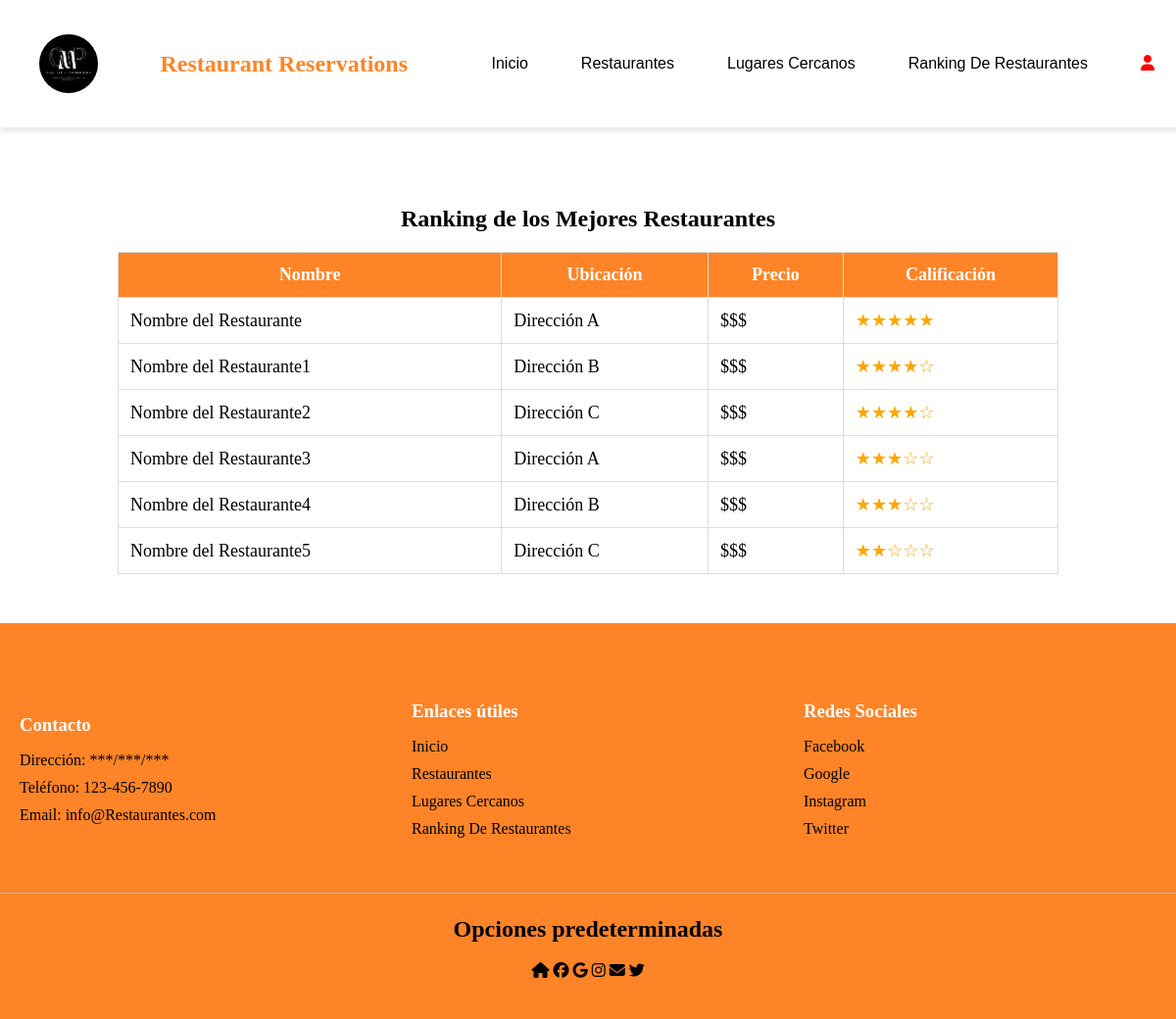
/Inicio/pagina3.php (signed in), run on the app's committed database.
### tables this page shows
CREATE TABLE `detalles_restaurante` (
  `id` int(11) NOT NULL,
  `restaurantes_id` int(11) DEFAULT NULL,
  `direccion` varchar(255) DEFAULT NULL,
  `precio` varchar(50) DEFAULT NULL,
  `calificacion` decimal(2,1) DEFAULT NULL,
  `url` varchar(255) DEFAULT NULL,
  `descripcion` text DEFAULT NULL
);

CREATE TABLE `restaurantes` (
  `id` int(11) NOT NULL,
  `nombre` varchar(255) NOT NULL,
  `imagen_url` varchar(255) NOT NULL,
  `facebook_url` varchar(255) DEFAULT NULL,
  `twitter_url` varchar(255) DEFAULT NULL,
  `instagram_url` varchar(255) DEFAULT NULL,
  `lat` float DEFAULT NULL,
  `lon` float DEFAULT NULL
);

### Inicio/pagina3.php (the view, shortened to what this page needs)
<?php
$servername = "162.240.236.205";
$username = "saludclasespiti_saludclasespiti";
$password = "bmXg8+g9hu)2";
$dbname = "saludclasespiti_restaurante";
$conexion = new mysqli($servername, $username, $password, $dbname);
$sql_ranking = "SELECT r.nombre, d.direccion, d.precio, d.calificacion, d.url
                FROM detalles_restaurante d
                JOIN restaurantes r ON d.restaurantes_id = r.id";
$result_ranking = $conexion->query($sql_ranking);
?>
<!DOCTYPE html>
<html lang="en">
<head>
    <link rel="stylesheet" href="estilos.css">
</head>
<body>
    <header>
        <div class="header-content">
            <img src="images/G.png" alt="Icono" class="header-icon">
            <h1>Restaurant Reservations</h1>
            <div class="segundo-header">
                <form method="post" action="pagina.php">
                    <button type="submit" name="cerrar_sesion">Inicio</button>
                </form>
                <form method="post" action="pagina1.php">
                    <button type="submit" name="cerrar_sesion">Restaurantes</button>
                </form>
                <form method="post" action="pagina2.php">
                    <button type="submit" name="cerrar_sesion">Lugares Cercanos</button>
                </form>
                <form method="post" action="pagina3.php">
                    <button type="submit" name="cerrar_sesion">Ranking De Restaurantes</button>
                </form>
                <button id="btnusuarios" onclick="mostrarInformacionusuarios()">
                    <i class="fas fa-user"></i>
                </button>
            </div>
        </div>
    </header>
    <div class="ranking-restaurantes">
        <h2>Ranking de los Mejores Restaurantes</h2>
        <table>
            <thead>
                <tr>
                    <th>Nombre</th>
                    <th>Ubicación</th>
                    <th>Precio</th>
                    <th>Calificación</th>
                </tr>
            </thead>
            <tbody>
            <?php
            if ($result_ranking->num_rows > 0) {
                while($row = $result_ranking->fetch_assoc()) {
                    echo "<tr onclick=\"window.open('" . $row['url'] . "', '_blank')\">";
                    echo "<td>" . $row["nombre"] . "</td>";
                    echo "<td>" . $row["direccion"] . "</td>";
                    echo "<td>" . $row["precio"] . "</td>";
                    echo "<td><span class='estrellas'>";
                    echo str_repeat('&#9733;', floor($row["calificacion"]));
                    echo str_repeat('&#9734;', 5 - floor($row["calificacion"]));
                    echo "</span></td>";
                    echo "</tr>";
                }
            } else {
                echo "<tr><td colspan='4'>No hay resultados.</td></tr>";
            }
            ?>
            </tbody>
        </table>
    </div>
    <footer>
        <div class="footer-container">
            <div class="footer-section">
                <h3>Contacto</h3>
                <ul>
                    <li>Dirección: ***/***/***</li>
                    <li>Teléfono: 123-456-7890</li>
                    <li>Email: info@Restaurantes.com</li>
                </ul>
            </div>
            <div class="footer-section">
                <h3>Enlaces útiles</h3>
                <ul>
                    <li><a href="pagina.php">Inicio</a></li>
                    <li><a href="pagina1.php">Restaurantes</a></li>
                    <li><a href="pagina2.php">Lugares Cercanos</a></li>
                    <li><a href="pagina3.php">Ranking De Restaurantes</a></li>
                </ul>
            </div>
            <div class="footer-section">
                <h3>Redes Sociales</h3>
                <ul>
                    <li><a href="https://www.facebook.com/">Facebook</a></li>
                    <li><a href="https://www.google.com/">Google</a></li>
                    <li><a href="https://www.instagram.com/">Instagram</a></li>
                    <li><a href="https://twitter.com/">Twitter</a></li>
                </ul>
            </div>
        </div>
        <div class="footer-line"></div>
            <div class="opciones">
            <h2>Opciones predeterminadas</h2>
                <a href="pagina.php" class="icono-btn"><i class="fas fa-home"></i></a>
                <a href="https://www.facebook.com/" class="icono-btn"><i class="fa-brands fa-facebook"></i></a>
                <a href="https://www.google.com/" class="icono-btn"><i class="fa-brands fa-google"></i></a>
                <a href="https://www.instagram.com/" class="icono-btn"><i class="fa-brands fa-instagram"></i></a>
                <a href="mailto:correo@example.com" class="icono-btn"><i class="fas fa-envelope"></i></a>
                <a href="https://twitter.com/" class="icono-btn"><i class="fa-brands fa-twitter"></i></a>
        </div>
    </footer>
</body>
</html>

### Inicio/estilos.css (style rules this page uses)
body::before { box-sizing: border-box; font-family: Arial, Helvetica, sans-serif; flex-direction: column; align-items: center; min-height: 100vh; margin: 0; overflow: auto; content: ""; position: fixed; top: 0; left: 0; width: 100%; background-size: cover; z-index: 1; pointer-events: none; }
body { margin: 0; padding-top: 160px; }
header { position: fixed; top: 0; width: 100%; background-color: #ffffff; box-shadow: 0 4px 6px rgba(0, 0, 0, 0.1); z-index: 1000; padding: 25px 20px; }
.header-content { display: flex; align-items: center; justify-content: space-between; padding: 10px 20px; }
.header-icon { width: 60px; height: 60px; border-radius: 60%; }
header h1 { margin: 0; color: #FF8427; font-size: 24px; }
.segundo-header { display: flex; gap: 10px; }
.segundo-header form { margin: 0; }
.segundo-header button { background-color: white; color: black; border: 2px solid transparent; border-radius: 8px; padding: 10px 20px; font-size: 16px; cursor: pointer; transition: all 0.3s ease; }
#btnusuarios { background-color: white; color: red; border: 2px solid transparent; border-radius: 8px; padding: 10px 20px; font-size: 16px; cursor: pointer; transition: all 0.3s ease; }
.ranking-restaurantes { text-align: center; margin: 50px auto; }
.ranking-restaurantes h2 { color: black; font-size: 24px; margin-bottom: 20px; }
.ranking-restaurantes table { width: 80%; margin: 0 auto; border-collapse: collapse; font-size: 18px; }
.ranking-restaurantes th, .ranking-restaurantes td { border: 1px solid #ddd; padding: 12px; text-align: left; }
.ranking-restaurantes th { background-color: #FF8427; color: white; font-weight: bold; text-align: center; }
.ranking-restaurantes td { color: black; }
.ranking-restaurantes .estrellas { color: orange; }
.ranking-restaurantes table tr { cursor: pointer; }
form { text-align: center; margin: auto; }
form { display: flex; justify-content: right; margin-bottom: 20px; margin-right: 30px; }
form button { padding: 10px 20px; font-size: 16px; background-color: #FF8427; color: white; border: none; border-radius: 0 4px 4px 0; cursor: pointer; transition: background-color 0.3s; }
footer { background-color: #FF8427; color: black; text-align: center; padding: 40px 0; position: relative; bottom: 0; left: 0; width: 100%; }
.footer-container { display: flex; justify-content: space-around; align-items: center; flex-wrap: wrap; }
.footer-section { flex: 1; margin: 20px; text-align: left; }
.footer-section h3 { color: #fff; margin-bottom: 15px; }
.footer-section ul { list-style: none; padding: 0; }
.footer-section ul li { margin-bottom: 10px; }
.footer-section a { color: black; text-decoration: none; transition: color 0.3s; }
.footer-line { width: 100%; border-top: 1px solid #bbb; margin: 20px 0; padding-top: 3px; }
.icono-btn i { color: black; }

### data on the page
detalles_restaurante: restaurantes.nombre "Nombre del Restaurante", direccion "Dirección A", precio "$$$", calificacion "★★★★★"
detalles_restaurante: restaurantes.nombre "Nombre del Restaurante1", direccion "Dirección B", precio "$$$", calificacion "★★★★", calificacion "☆"
detalles_restaurante: restaurantes.nombre "Nombre del Restaurante2", direccion "Dirección C", precio "$$$", calificacion "★★★★", calificacion "☆"
detalles_restaurante: restaurantes.nombre "Nombre del Restaurante3", direccion "Dirección A", precio "$$$", calificacion "★★★", calificacion "☆☆"
detalles_restaurante: restaurantes.nombre "Nombre del Restaurante4", direccion "Dirección B", precio "$$$", calificacion "★★★", calificacion "☆☆"
detalles_restaurante: restaurantes.nombre "Nombre del Restaurante5", direccion "Dirección C", precio "$$$", calificacion "★★", calificacion "☆☆☆"
